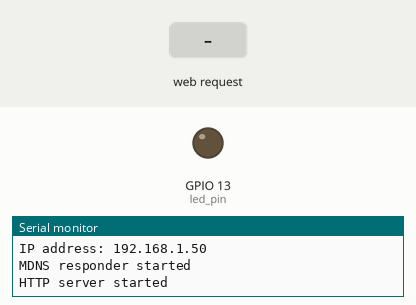
The sketch below on a simulated ESP8266 (NodeMCU). Shown: output pins drawn as LEDs (lit = HIGH), the last lines printed to the serial monitor. The test bench sets the inputs (shaded band). WiFi joins after 1.5 s; servers stay silent unless stated.

Above: at 3.2 s.
3.3 s: HTTP request GET /LedON received
At 4.5 s:
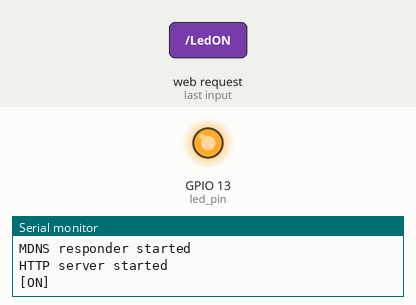
4.8 s: HTTP request GET /LedOFF received
At 5.6 s:
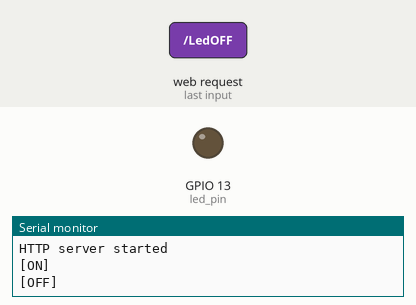
Timing chart, 0 to 7.8 s (numbered marks = the images above; inputs shaded):
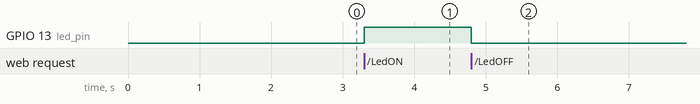

Measured:
- after the input at 3.3 s, GPIO 13 (led_pin): LOW → HIGH at once
- after the input at 4.8 s, GPIO 13 (led_pin): HIGH → LOW at once

The sketch:

ESP8266.ino
```cpp
#include <ESP8266WiFi.h>
#include <WiFiClient.h>
#include <ESP8266WebServer.h>
#include <ESP8266mDNS.h>

// впишите сюда данные, соответствующие вашей сети:
const char* ssid = "realme 5";
const char* password = "123456789";

ESP8266WebServer server(80);
MDNSResponder mdns;

String webPage = "";

int led_pin = 13;

void setup(void){

  // подготовка:
  pinMode(led_pin, OUTPUT);
  digitalWrite(led_pin, LOW);
  Serial.begin(9600);
  while (!Serial) {
    ; // wait for serial port to connect. Needed for native USB port only
  }
  /*
  // информация о контроллере
  Serial.println("");
  Serial.println("ESP8266 board info:");
  Serial.print("\tChip ID: ");
  Serial.println(ESP.getFlashChipId());
  Serial.print("\tCore Version: ");
  Serial.println(ESP.getCoreVersion());
  Serial.print("\tChip Real Size: ");
  Serial.println(ESP.getFlashChipRealSize());
  Serial.print("\tChip Flash Size: ");
  Serial.println(ESP.getFlashChipSize());
  Serial.print("\tChip Flash Speed: ");
  Serial.println(ESP.getFlashChipSpeed());
  Serial.print("\tChip Speed: ");
  Serial.println(ESP.getCpuFreqMHz());
  Serial.print("\tChip Mode: ");
  Serial.println(ESP.getFlashChipMode());
  Serial.print("\tSketch Size: ");
  Serial.println(ESP.getSketchSize());
  Serial.print("\tSketch Free Space: ");
  Serial.println(ESP.getFreeSketchSpace());
  */
  // тело веб-страницы
  webPage += "<h1>ESP8266 Web Server</h1>";
  //webPage += "<p>Chip ID: ";
  //webPage += ESP.getFlashChipId();
  //webPage += "</p>";
  //webPage += "<p>Core Version: ";
  //webPage += ESP.getCoreVersion();
  //webPage += "</p>";
  //webPage += "<p>Chip Real Size: ";
  //webPage += ESP.getFlashChipRealSize()/1024;
  //webPage += " Kbit</p>";
  //webPage += "<p>Chip Size: ";
  //webPage += ESP.getFlashChipSize()/1024;
  //webPage += " Kbit</p>";
  //webPage += "<p>Chip Flash Speed: ";
  //webPage += ESP.getFlashChipSpeed()/1000000;
  //webPage += " MHz</p>";
  //webPage += "<p>Chip Work Speed: ";
  //webPage += ESP.getCpuFreqMHz();
  //webPage += " MHz</p>";
  //webPage += "<p>Chip Mode: ";
  //webPage += ESP.getFlashChipMode();
  //webPage += "</p>";
  webPage += "<p>LED state <a href=\"LedON\"> <button>ON</button></a> &nbsp; <a href=\"LedOFF\"><button>OFF</button></a></p>";

  // подключение к WiFi
  WiFi.begin(ssid, password);
  Serial.println("");

  // ожидание соединения:
  while (WiFi.status() != WL_CONNECTED) {
    delay(1000);
    Serial.print(".");
  }
  Serial.println("");
  Serial.print("Connected to ");  //  "Подключились к "
  Serial.println(ssid);
  Serial.print("IP address: ");  //  "IP-адрес: "
  Serial.println(WiFi.localIP());

  //  Проверка запуска MDNS
  if (mdns.begin("esp8266", WiFi.localIP())) {
    Serial.println("MDNS responder started");
  }

  server.on("/", [](){
    server.send(200, "text/html", webPage);
  });

  server.on("/LedON", [](){
    server.send(200, "text/html", webPage);
    digitalWrite(led_pin, HIGH);
    Serial.println("[ON]");
    delay(1000);
  });

  server.on("/LedOFF", [](){
    server.send(200, "text/html", webPage);
    digitalWrite(led_pin, LOW);
    Serial.println("[OFF]");
    delay(1000);
  });

  server.begin();
  Serial.println("HTTP server started");

}

void loop(void){
  server.handleClient();
}
```
